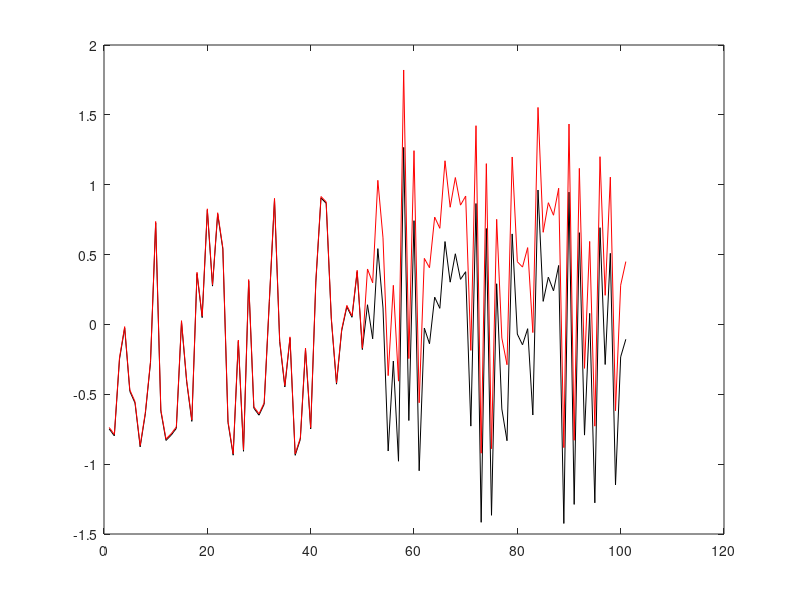

The MATLAB source for this figure:
%% Homework3.m 
close all 
clear all


time = [1:101]; 
a=-1;
b=1; 
rnd = a + (b-a).*rand( length(time) ,1); 
gain = 1; 
sig = @(input) 1/( 1 + exp(-1 * gain * input));  

E1 = zeros(length(time) ,1);
E2 = zeros(length(time) ,1);

W_extrinsic = 0.1; 
W_intrinsic = 0.1; 
W_inhibitory = 0.1; 
% first iteration, when 
t=1;
N_extrinsic1 = 0.5;
N_extrinsic2 = 0.6;
E1(1)=1;
E2(1)=1;

E1(t+1) = N_extrinsic1 * W_extrinsic + E2(t) * W_intrinsic - E2(t) * W_inhibitory + rnd(t) ; 
E2(t+1) = N_extrinsic2 * W_extrinsic + E1(t) * W_intrinsic - E1(t) * W_inhibitory + rnd(t) ; 

for t=2:floor(length(time)/2) % FIRST 50n simulation cycles: 
E1(t+1) = N_extrinsic1 * W_extrinsic + sig(E2(t)) * W_intrinsic - sig(E2(t)) * W_inhibitory + rnd(t) ; 
E2(t+1) = N_extrinsic2 * W_extrinsic + sig(E1(t)) * W_intrinsic - sig(E1(t)) * W_inhibitory + rnd(t) ; 
end

% LAST 50 simulation cycles:
W_extrinsic = 2.5;
W_inhibitory = 2.5; 

for t=ceil(length(time)/2):length(time)  
E1(t+1) = N_extrinsic1 * W_extrinsic + sig(E2(t)) * W_intrinsic - sig(E2(t)) * W_inhibitory + rnd(t) ; 
E2(t+1) = N_extrinsic2 * W_extrinsic + sig(E1(t)) * W_intrinsic - sig(E1(t)) * W_inhibitory + rnd(t) ; 
end

figure
plot(time,E1(2:102),'k')
hold on 
plot(time,E2(2:102),'r')
hold off



